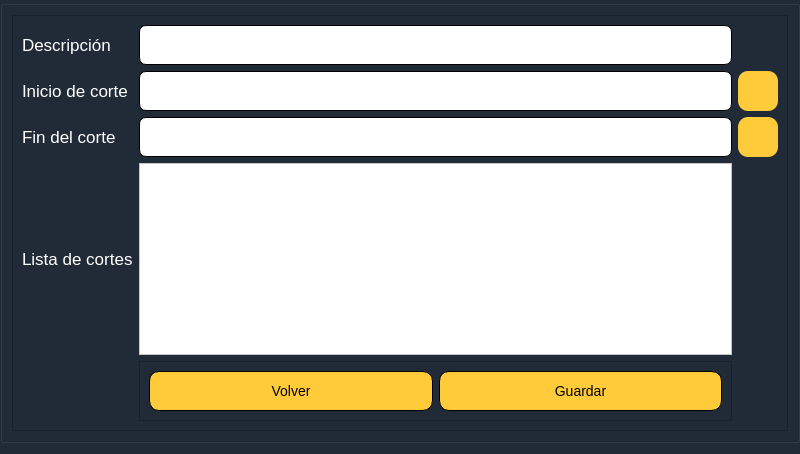
<?xml version="1.0" encoding="UTF-8"?>
<ui version="4.0">
 <class>EmergencyDispatcherDialogBase</class>
 <widget class="QDialog" name="EmergencyDispatcherDialogBase">
  <property name="enabled">
   <bool>true</bool>
  </property>
  <property name="geometry">
   <rect>
    <x>0</x>
    <y>0</y>
    <width>800</width>
    <height>600</height>
   </rect>
  </property>
  <property name="sizePolicy">
   <sizepolicy hsizetype="Fixed" vsizetype="Expanding">
    <horstretch>0</horstretch>
    <verstretch>0</verstretch>
   </sizepolicy>
  </property>
  <property name="minimumSize">
   <size>
    <width>700</width>
    <height>500</height>
   </size>
  </property>
  <property name="maximumSize">
   <size>
    <width>800</width>
    <height>600</height>
   </size>
  </property>
  <property name="windowTitle">
   <string>Emergency Dispatcher</string>
  </property>
  <property name="styleSheet">
   <string notr="true">background-color: rgb(33, 43, 56);</string>
  </property>
  <layout class="QVBoxLayout" name="verticalLayout_2">
   <property name="spacing">
    <number>0</number>
   </property>
   <property name="sizeConstraint">
    <enum>QLayout::SetMinAndMaxSize</enum>
   </property>
   <property name="leftMargin">
    <number>0</number>
   </property>
   <property name="topMargin">
    <number>0</number>
   </property>
   <property name="rightMargin">
    <number>0</number>
   </property>
   <item>
    <widget class="QGroupBox" name="groupBox_3">
     <property name="sizePolicy">
      <sizepolicy hsizetype="Expanding" vsizetype="Fixed">
       <horstretch>0</horstretch>
       <verstretch>0</verstretch>
      </sizepolicy>
     </property>
     <layout class="QVBoxLayout" name="verticalLayout">
      <item>
       <widget class="QFrame" name="frame">
        <property name="sizePolicy">
         <sizepolicy hsizetype="Expanding" vsizetype="Fixed">
          <horstretch>0</horstretch>
          <verstretch>0</verstretch>
         </sizepolicy>
        </property>
        <property name="minimumSize">
         <size>
          <width>100</width>
          <height>100</height>
         </size>
        </property>
        <property name="styleSheet">
         <string notr="true">background-color: rgb(33, 43, 56);</string>
        </property>
        <property name="frameShape">
         <enum>QFrame::StyledPanel</enum>
        </property>
        <property name="frameShadow">
         <enum>QFrame::Raised</enum>
        </property>
        <layout class="QGridLayout" name="gridLayout">
         <item row="7" column="1">
          <widget class="QLineEdit" name="startTxt">
           <property name="enabled">
            <bool>true</bool>
           </property>
           <property name="minimumSize">
            <size>
             <width>0</width>
             <height>40</height>
            </size>
           </property>
           <property name="styleSheet">
            <string notr="true">background-color: rgb(255, 255, 255);
border-radius:7px;
border:1px solid black

</string>
           </property>
           <property name="readOnly">
            <bool>true</bool>
           </property>
          </widget>
         </item>
         <item row="7" column="0">
          <widget class="QLabel" name="stopLbl">
           <property name="font">
            <font>
             <pointsize>13</pointsize>
            </font>
           </property>
           <property name="styleSheet">
            <string notr="true">color: rgb(255, 255, 255);</string>
           </property>
           <property name="text">
            <string>Fin del corte</string>
           </property>
          </widget>
         </item>
         <item row="4" column="0">
          <widget class="QLabel" name="startLlb">
           <property name="font">
            <font>
             <pointsize>13</pointsize>
            </font>
           </property>
           <property name="styleSheet">
            <string notr="true">color: rgb(255, 255, 255);</string>
           </property>
           <property name="text">
            <string>Inicio de corte</string>
           </property>
          </widget>
         </item>
         <item row="9" column="0">
          <widget class="QLabel" name="stopLbl_2">
           <property name="font">
            <font>
             <pointsize>13</pointsize>
            </font>
           </property>
           <property name="styleSheet">
            <string notr="true">color: rgb(255, 255, 255);</string>
           </property>
           <property name="text">
            <string>Lista de cortes</string>
           </property>
          </widget>
         </item>
         <item row="4" column="1">
          <widget class="QLineEdit" name="stopTxt">
           <property name="minimumSize">
            <size>
             <width>0</width>
             <height>40</height>
            </size>
           </property>
           <property name="styleSheet">
            <string notr="true">background-color: rgb(255, 255, 255);
border-radius:7px;
border:1px solid black</string>
           </property>
           <property name="readOnly">
            <bool>true</bool>
           </property>
          </widget>
         </item>
         <item row="1" column="0">
          <widget class="QLabel" name="startLlb_2">
           <property name="font">
            <font>
             <pointsize>13</pointsize>
            </font>
           </property>
           <property name="styleSheet">
            <string notr="true">color: rgb(255, 255, 255);</string>
           </property>
           <property name="text">
            <string>Descripción</string>
           </property>
          </widget>
         </item>
         <item row="1" column="1">
          <widget class="QLineEdit" name="descriptionTxt">
           <property name="minimumSize">
            <size>
             <width>0</width>
             <height>40</height>
            </size>
           </property>
           <property name="styleSheet">
            <string notr="true">background-color: rgb(255, 255, 255);
border-radius:7px;
border:1px solid black</string>
           </property>
          </widget>
         </item>
         <item row="10" column="1">
          <widget class="QFrame" name="frame_2">
           <property name="minimumSize">
            <size>
             <width>0</width>
             <height>50</height>
            </size>
           </property>
           <property name="frameShape">
            <enum>QFrame::StyledPanel</enum>
           </property>
           <property name="frameShadow">
            <enum>QFrame::Raised</enum>
           </property>
           <layout class="QHBoxLayout" name="horizontalLayout_2">
            <item>
             <widget class="QPushButton" name="back_to">
              <property name="minimumSize">
               <size>
                <width>0</width>
                <height>40</height>
               </size>
              </property>
              <property name="sizeIncrement">
               <size>
                <width>0</width>
                <height>40</height>
               </size>
              </property>
              <property name="styleSheet">
               <string notr="true">QPushButton {
font-size:14px;
background-color:#ffcb3a;
border-radius: 10px;
border: 1px solid black;
}

QPushButton:hover {
background-color: #FF0000;
}</string>
              </property>
              <property name="text">
               <string>Volver</string>
              </property>
             </widget>
            </item>
            <item>
             <widget class="QPushButton" name="aceptar">
              <property name="minimumSize">
               <size>
                <width>0</width>
                <height>40</height>
               </size>
              </property>
              <property name="sizeIncrement">
               <size>
                <width>0</width>
                <height>40</height>
               </size>
              </property>
              <property name="styleSheet">
               <string notr="true">QPushButton {
font-size:14px;
background-color:#ffcb3a;
border-radius: 10px;
border: 1px solid black;
}

QPushButton:hover {
background-color: #FF0000;
}</string>
              </property>
              <property name="text">
               <string>Guardar</string>
              </property>
             </widget>
            </item>
           </layout>
          </widget>
         </item>
         <item row="9" column="1">
          <widget class="QTableWidget" name="tableWidget">
           <property name="styleSheet">
            <string notr="true">background-color: rgb(255, 255, 255);</string>
           </property>
          </widget>
         </item>
         <item row="7" column="2">
          <widget class="QPushButton" name="startBtn">
           <property name="minimumSize">
            <size>
             <width>40</width>
             <height>40</height>
            </size>
           </property>
           <property name="styleSheet">
            <string notr="true">QPushButton {
font-size:14px;
background-color:#ffcb3a;
border-radius: 10px;
}

QPushButton:hover {
background-color: #FF0000;
}</string>
           </property>
           <property name="text">
            <string/>
           </property>
           <property name="icon">
            <iconset>
             <normaloff>../../../../../../../../../.designer/backup/sonidos/Logos/coordenada.png</normaloff>../../../../../../../../../.designer/backup/sonidos/Logos/coordenada.png</iconset>
           </property>
          </widget>
         </item>
         <item row="4" column="2">
          <widget class="QPushButton" name="stopBtn">
           <property name="minimumSize">
            <size>
             <width>40</width>
             <height>40</height>
            </size>
           </property>
           <property name="styleSheet">
            <string notr="true">QPushButton {
font-size:14px;
background-color:#ffcb3a;
border-radius: 10px;
}

QPushButton:hover {
background-color: #FF0000;
}</string>
           </property>
           <property name="text">
            <string/>
           </property>
           <property name="icon">
            <iconset>
             <normaloff>../../../../../../../../../.designer/backup/sonidos/Logos/coordenada.png</normaloff>../../../../../../../../../.designer/backup/sonidos/Logos/coordenada.png</iconset>
           </property>
          </widget>
         </item>
        </layout>
       </widget>
      </item>
     </layout>
    </widget>
   </item>
  </layout>
 </widget>
 <tabstops>
  <tabstop>descriptionTxt</tabstop>
  <tabstop>stopTxt</tabstop>
  <tabstop>startTxt</tabstop>
  <tabstop>tableWidget</tabstop>
  <tabstop>aceptar</tabstop>
  <tabstop>back_to</tabstop>
  <tabstop>stopBtn</tabstop>
  <tabstop>startBtn</tabstop>
 </tabstops>
 <resources/>
 <connections/>
</ui>
